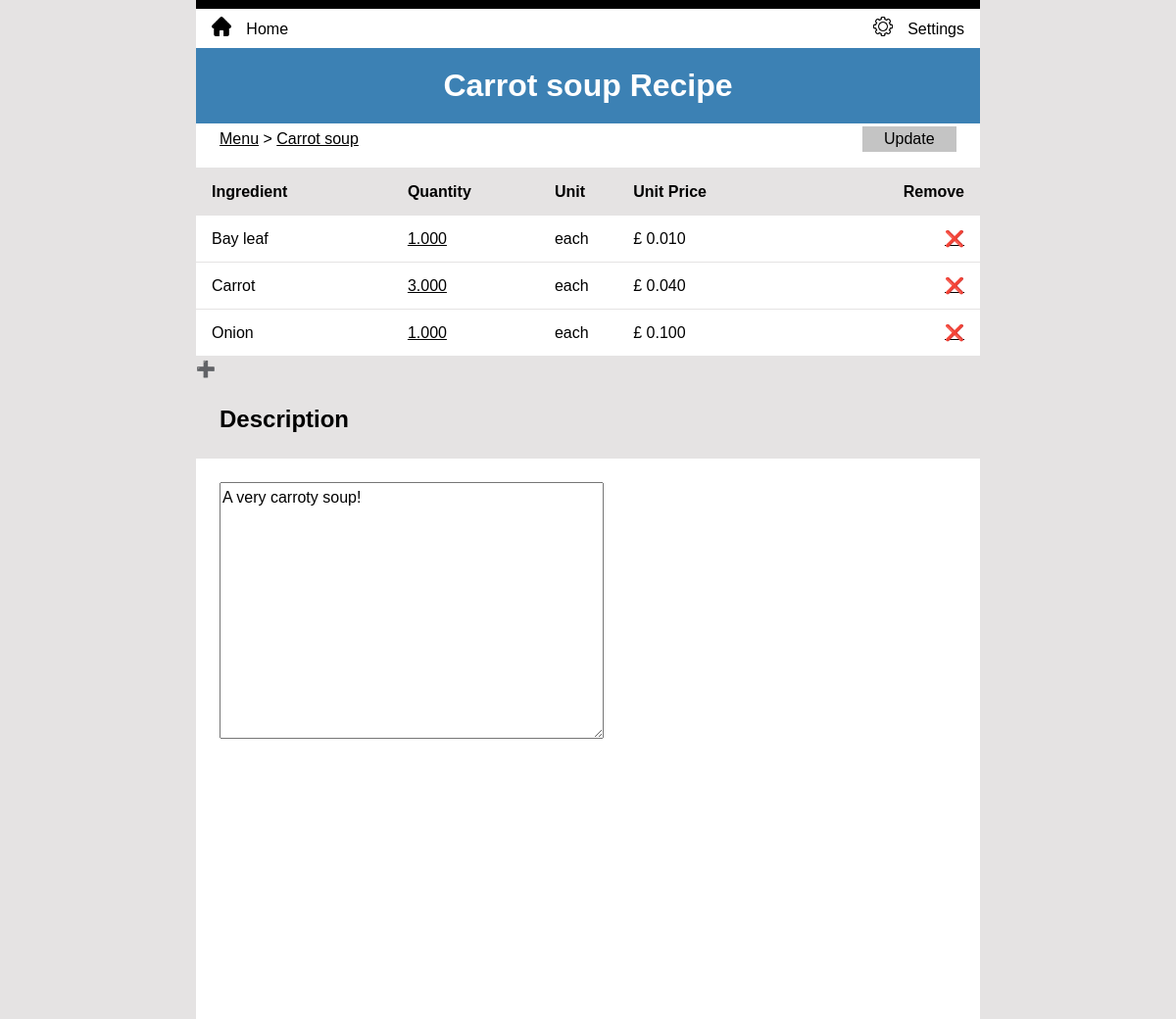
The page /menu/Carrot soup/edit/ (signed in) on the database its author committed.
### inventory/models.py (models this page shows, shortened)
class MenuItem(models.Model):
    class Meta:
        ordering = ['title']
    title = models.CharField(unique=True, max_length=200)
    price = models.DecimalField(max_digits=6, decimal_places=2)
    category = models.ForeignKey(Category, on_delete=models.CASCADE)
    display = models.BooleanField(default=True)
    description = models.TextField(blank=True, null=True)
    stock_item = models.BooleanField(default=True)

class Recipe(models.Model):
    class Meta:
        unique_together = ['menu_item', 'ingredient']
        ordering = ['menu_item', 'ingredient']
    menu_item = models.ForeignKey(MenuItem, on_delete=models.CASCADE)
    ingredient = models.ForeignKey(Ingredient, on_delete=models.CASCADE)
    quantity = models.DecimalField(max_digits=10, decimal_places=3)

class Ingredient(models.Model):
    class Meta:
        ordering = ['name']
    name = models.CharField(unique=True, max_length=200)
    quantity = models.PositiveIntegerField(blank=True, null=True)
    unit = models.CharField(max_length=10)
    unit_price = models.DecimalField(
        blank=True, null=True, max_digits=6, decimal_places=3
    )
    kanban = models.BooleanField(default=False)
    threshold = models.IntegerField(blank=True, null=True)
    re_order = models.IntegerField(blank=True, null=True)

### inventory/views.py (the view, shortened to what this page needs)
# urls.py: path('menu/<menu_item>/edit/', views.UpdateMenuDescriptionView.as_view(), name='menu_item_edit'),
class UpdateMenuDescriptionView(LoginRequiredMixin, UpdateView):
    model = MenuItem
    template_name = 'inventory/update_menu_description.html'
    form_class = MenuEditDescription
    success_url = '/menu/'
    def get_object(self, queryset=None):
        title = self.kwargs['menu_item']
        menu_item = get_object_or_404(MenuItem, title=title)
        return menu_item
    def get_context_data(self, **kwargs):
        title = self.kwargs['menu_item']
        menu_item = get_object_or_404(MenuItem, title=title)
        recipes = Recipe.objects.filter(menu_item__title=title)
        context = super().get_context_data(**kwargs)
        context['menu_item'] = menu_item
        context['recipes'] = recipes
        return context

### inventory/forms.py
class MenuEditDescription(forms.ModelForm):
    class Meta:
        model = MenuItem
        fields = ["description"]

### inventory/templates/inventory/update_menu_description.html (shortened to what this page needs)
{% extends 'base.html' %}
{% load static %}
{% block content %}
  <h1>{{ menu_item.title }} Recipe</h1>
  <form method="post">
    <nav aria-label="Breadcrumb" class="breadcrumb">
      <ul>
        <li class="breadcrumb"><a href="{% url 'menu' %}">Menu</a></li>
        <li class="breadcrumb"><a href="{% url 'details' menu_item.title %}">{{ menu_item.title }}</a>
        <li class="edit">
          <div class="add">
            <input class="addbutton" type="submit" value="Update" />
          </div>
        </li>
      </ul>
    </nav>
    <table class="menu-table">
      <thead class="heading">
        <tr>
          <th>Ingredient</th>
          <th>Quantity</th>
          <th>Unit</th>
          <th>Unit Price</th>
          <th>Remove</th>
        </tr>
      </thead>
      <tbody>
        {% for item in recipes %}
            <tr>
              <td>
                {{ item.ingredient.name }}
              </td>
              <td>
                <a href="{% url 'update_recipe' menu_item=item.menu_item.title ingredient=item.ingredient.name %}">{{ item.quantity }}</a>
              </td>
              <td>
                {{ item.ingredient.unit }}
              </td>
              <td>
                £ {{ item.ingredient.unit_price }}
              </td>
              <td>
                <a class="delete-button" href="{% url 'delete_recipe' menu_item=item.menu_item.title ingredient=item.ingredient.name %}">❌</a>
              </td>
            </tr>
        {% endfor %}
      </tbody>
    </table>
    <a class="add-button" href="{% url 'create_recipe' menu_item.title %}">➕</a>
    <section>
      <h2 class="detail">Description</h2>
      <article>
        {{ form.description }}
      </article>
    </section>
  </form>
{% endblock %}

### inventory/static/inventory/style.css (style rules this page uses)
* { box-sizing: border-box; }
a { text-decoration: none; }
article { background: white; padding: 1.5em; }
body { line-height: 1.6; background: #e5e3e3; border-top: 9px solid black; max-width: 800px; margin-left: auto; margin-right: auto; }
h1 { color: white; background: #3C81B4; margin: 0; padding: 0.4em; text-align: center; }
section { display: flex; flex-direction: column; height: calc(100vh - 150px); }
section > article:last-child { flex-grow: 1; }
table { background: #e5e3e3; text-align: left; width: 100%; }
.add { background: white; display: flex; }
.add > :last-child { margin-left: auto; }
.addbutton { border: none; background: #c4c4c4; padding: 0.2em 1.4em 0.2em 1.4em; }
.breadcrumb ul { background: white; display: flex; flex-direction: row; padding: 0.2em 1.5em 1em 1.5em; }
.breadcrumb ul > .edit { margin-left: auto; background: #c4c4c4; }
.breadcrumb li.breadcrumb + li.breadcrumb::before { content: "\00a0>\00a0"; }
.detail { padding-left: 1em; padding-right: 1em; }
.menu-table { background: white; width: 100%; }
.menu-table .heading { background: #e5e3e3; }
.menu-table a, .breadcrumb a { color: black; text-decoration: underline; }
.menu-table td:first-child, th:first-child { padding-left: 1em; }
.menu-table td:last-child, th:last-child { padding-right: 1em; text-align: right; }
.menu-table tr { border-bottom: 1px solid #e5e3e3; border-top: 1px solid #e5e3e3; height: 3em; }

### rows shown on the page
MenuItem: title "Carrot soup", description "A very carroty soup!"
Recipe: ingredient.name "Bay leaf", quantity "1.000", ingredient.unit "each", ingredient.unit_price "0.010"
Recipe: ingredient.name "Carrot", quantity "3.000", ingredient.unit "each", ingredient.unit_price "0.040"
Recipe: ingredient.name "Onion", quantity "1.000", ingredient.unit "each", ingredient.unit_price "0.100"
